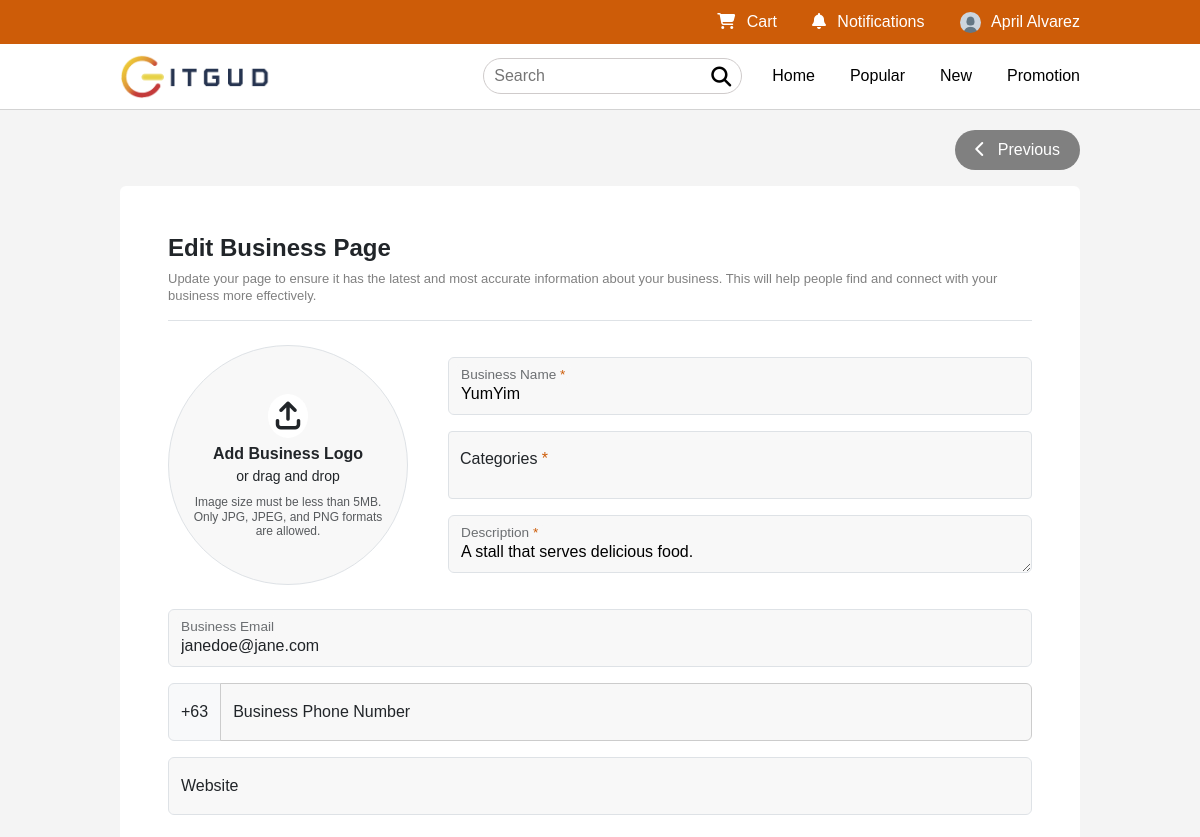
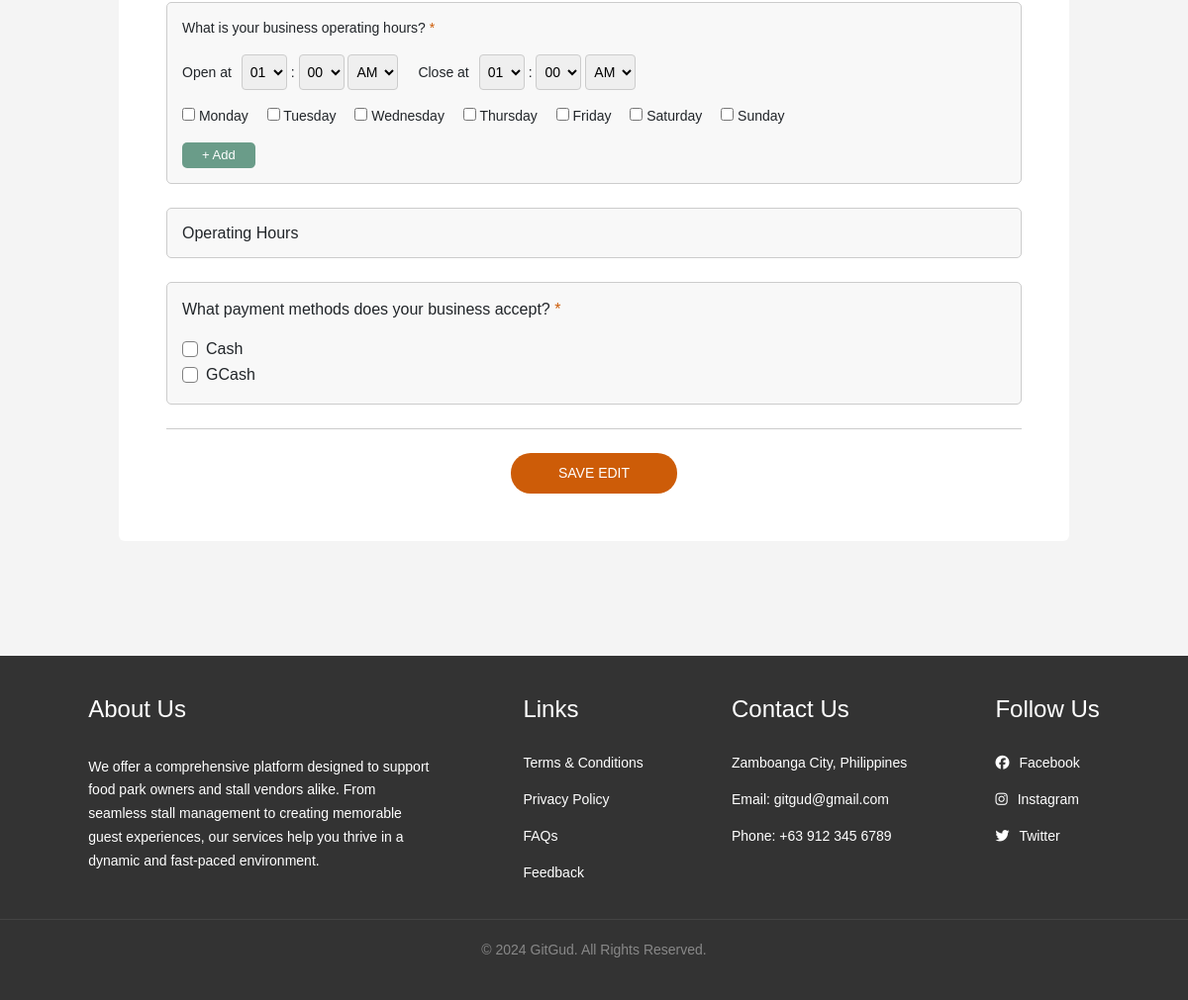
The app's page /editpage.php?id=1 (signed in) with its own data (2 pictures, top to bottom).
### tables this page shows
CREATE TABLE users (
    id INT UNSIGNED AUTO_INCREMENT PRIMARY KEY,
    last_name VARCHAR(100) NOT NULL,
    first_name VARCHAR(100) NOT NULL,
    email VARCHAR(255) UNIQUE NOT NULL,
    sex VARCHAR(10) NOT NULL,
    phone VARCHAR(20) UNIQUE NOT NULL,
    password CHAR(255) NOT NULL,
    birth_date DATE NOT NULL,
    status ENUM('Active', 'Inactive') NOT NULL DEFAULT 'Active',
    role ENUM('Customer', 'Park Owner', 'Stall Owner', 'Admin') NOT NULL DEFAULT 'Customer',
    profile_img VARCHAR(255) DEFAULT 'assets/images/profile.jpg',
    user_session VARCHAR(255) UNIQUE,
    created_at TIMESTAMP DEFAULT CURRENT_TIMESTAMP,
    updated_at TIMESTAMP DEFAULT CURRENT_TIMESTAMP ON UPDATE CURRENT_TIMESTAMP
);

CREATE TABLE stalls (
    id INT UNSIGNED AUTO_INCREMENT PRIMARY KEY,
    user_id INT UNSIGNED NOT NULL,
    park_id INT UNSIGNED NOT NULL,
    name VARCHAR(100) NOT NULL,
    description TEXT,
    location VARCHAR(50),
    img VARCHAR(255),
    owner_name VARCHAR(100),
    contact_number VARCHAR(20),
    email VARCHAR(100),
    opening_time TIME,
    closing_time TIME,
    price_range DECIMAL(10, 2) NOT NULL,
    status ENUM('Open', 'Closed', 'Maintenance', 'Pending Approval') NOT NULL DEFAULT 'Pending Approval',
    created_at TIMESTAMP DEFAULT CURRENT_TIMESTAMP,
    updated_at TIMESTAMP DEFAULT CURRENT_TIMESTAMP ON UPDATE CURRENT_TIMESTAMP,
    FOREIGN KEY (park_id) REFERENCES parks(id) ON DELETE CASCADE,
    FOREIGN KEY (user_id) REFERENCES users(id) ON DELETE CASCADE
);

### classes/db.class.php (called while the page is built, shortened)
<?php
require_once 'db.php';
class User {
    protected $db;
    function __construct(){
        $this->db = new Database();
    }
    public function getUser($user_id){
        $sql = "SELECT * FROM users WHERE id = :id;";
        $query = $this->db->connect()->prepare($sql);
        $query->execute(array(
            ':id' => $user_id
        ));
        $user = $query->fetch();
        $name = $user['first_name'] . ' ' . $user['last_name'];
        $info = [
            'id' => $user['id'],
            'email' => $user['email'],
            'role' => $user['role'],
            'first_name' => $user['first_name'],
            'last_name' => $user['last_name'],
            'full_name' => $name,
            'phone' => $user['phone'],
            'birth_date' => $user['birth_date'],
            'sex' => $user['sex'],
            'profile_img' => $user['profile_img'],
            'user_session' => $user['user_session']
        ];
        return $info;
    }
}

### classes/db.php (called while the page is built, shortened)
<?php
class Database {
    private $host = "localhost";
    private $db_name = "gitgud";
    private $username = "root";
    private $password = "";
    function connect() {
        try {
            $this->conn = new PDO("mysql:host=".$this->host.";dbname=".$this->db_name, $this->username, $this->password);
            return $this->conn;
        } catch (PDOException $e) {
            echo "Connection failed: " . $e->getMessage();
            return null;
        }
    }
}

### classes/park.class.php (called while the page is built, shortened)
<?php
require_once 'db.php';
class Park {
    protected $db;
    function __construct(){
        $this->db = new Database();
    }
    function fetchRecord($recordID) {
        $sql = "
            SELECT
                stalls.*,
                GROUP_CONCAT(DISTINCT stall_categories.name SEPARATOR ', ') AS categories,
                GROUP_CONCAT(DISTINCT stall_payment_methods.method SEPARATOR ', ') AS payment_methods,
                GROUP_CONCAT(DISTINCT CONCAT(stall_operating_hours.days, ' ', stall_operating_hours.open_time, ' - ', stall_operating_hours.close_time) SEPARATOR '; ') AS operating_hours
            FROM stalls
            LEFT JOIN stall_categories ON stalls.id = stall_categories.stall_id
            LEFT JOIN stall_payment_methods ON stalls.id = stall_payment_methods.stall_id
            LEFT JOIN stall_operating_hours ON stalls.id = stall_operating_hours.stall_id
            WHERE stalls.id = :recordID
            GROUP BY stalls.id;
        ";
        $query = $this->db->connect()->prepare($sql);
        $query->bindParam(':recordID', $recordID);
        if ($query->execute()) {
            return $query->fetch(PDO::FETCH_ASSOC);
        }
        return [];
    }
}

### editpage.php (the view, shortened to what this page needs)
<?php
    include_once 'links.php';
    include_once 'header.php';
    include_once 'bootstrap.php';
    $stalllogo = $businessname = $description = $businessemail = $businessphonenumber = $website = '';
    if ($_SERVER['REQUEST_METHOD'] == 'GET') {
        if (isset($_GET['id'])) {
            $id = $_GET['id'];
            $record = $parkObj->fetchRecord($id);
            if (!empty($record)) {
                $stalllogo = $record['logo'];
                $businessname = $record['name'];
                $description = $record['description'];
                $businessemail = $record['email'];
                $businessphonenumber = $record['phone'];
                $website = $record['website'];
                $paymentMethods = explode(", ", $record['payment_methods']);
            }
        }
    }
?>
<link rel="stylesheet" href="assets/css/styles.css?v=<?php echo time(); ?>">
<main>
    <div class="d-flex justify-content-end">
        <button class="addpro mb-3 prev" onclick="window.location.href='stallpage.php';"><i class="fa-solid fa-chevron-left me-2"></i> Previous</button>
    </div>
    <form action="" class="srform rounded-2 bg-white p-5" method="POST" enctype="multipart/form-data">
        <div class="pagehead mb-4 border-bottom">
            <div>
                <h4 class="fw-bold m-0">Edit Business Page</h4>
            </div>
            <p class="par mt-2">Update your page to ensure it has the latest and most accurate information about your business. This will help people find and connect with your business more effectively.</p>
        </div>
        <div class="d-flex gap-3 align-items-center">
            <div class="logo px-4 py-5 text-center border flex-shrink-0" id="logoContainer"
                onclick="document.getElementById('stalllogo').click();"
                style="background-size: cover; background-position: center; <?= !empty($stalllogo) ? 'background-image: url(\'' . $stalllogo . '\');' : '' ?>">
                <?php if (empty($stalllogo)) : ?>
                    <i class="fa-solid fa-arrow-up-from-bracket fs-3 p-2 mb-1"></i><br>
                    <label for="stalllogo" class="fw-bold m-0 fs-6">Add Business Logo</label><br>
                    <p class="small mb-2">or drag and drop</p>
                    <span class="text-muted logorem">Image size must be less than 5MB. Only JPG, JPEG, and PNG formats are allowed.</span>
                <?php endif; ?>
            </div>
            <div class="flex-grow-1 ms-4">
                <div class="form-floating mb-3">
                    <input type="text" class="form-control" style="color: black;" id="businessname" name="businessname" placeholder="Business Name" value="<?= $businessname ?>">
                    <label for="businessname">Business Name <span style="color: #CD5C08;">*</span></label>
                </div>
                <div class="form-group m-0 select2Part select2multiple w-100 floating-group">
                    <label class="floating-label">Categories <span style="color: #CD5C08;">*</span></label>
                </div>
                <div class="form-floating mt-3">
                    <textarea class="form-control" style="color: black;" placeholder="Description" id="description" name="description"><?= $description ?></textarea>
                    <label for="description">Description <span style="color: #CD5C08;">*</span></label>
                </div>
            </div>
        </div>
        <div class="contact mt-4">
            <div class="form-floating mb-3">
                <input type="text" class="form-control" id="businessemail" name="businessemail" placeholder="Business Email" value="<?= $businessemail ?>">
                <label for="businessemail">Business Email</label>
            </div>
            <div class="input-group mb-3 mt-0">
                <span class="input-group-text">+63</span>
                <div class="form-floating flex-grow-1">
                    <input type="text" class="form-control" id="businessphonenumber" name="businessphonenumber" placeholder="Business Phone Number" value="<?= $businessphonenumber ?>">
                    <label for="businessphonenumber">Business Phone Number</label>
                </div>
            </div>
            <div class="form-floating mb-4">
                <input type="text" class="form-control" id="website" name="website" placeholder="Website" value="<?= $website ?>">
                <label for="website">Website</label>
            </div>
        </div>
        <div class="operatinghours">
            <div class="add-schedule mb-4 small">
                <label class="mb-3">What is your business operating hours? <span style="color: #CD5C08;">*</span></label>
                <div id="timeForm">
                    <div class="oh">
                        <div class="och mb-3">
                            <label>Open at</label>
                            <div>
                                <select name="open_hour" id="open_hour">
                                    <script>
                                        for (let i = 1; i <= 12; i++) {
                                            document.write(`<option value="${i}">${String(i).padStart(2, '0')}</option>`);
                                        }
                                    </script>
                                </select>
                                :
                                <select name="open_minute" id="open_minute">
                                    <script>
                                        for (let i = 0; i < 60; i++) {
                                            document.write(`<option value="${i}">${String(i).padStart(2, '0')}</option>`);
                                        }
                                    </script>
                                </select>
                                <select name="open_ampm" id="open_ampm">
                                    <option value="AM">AM</option>
                                </select>
                            </div>
                        </div>
                        <div class="och mb-3">
                            <label>Close at</label>
                            <div>
                                <select name="close_hour" id="close_hour">
                                    <script>
                                        for (let i = 1; i <= 12; i++) {
                                            document.write(`<option value="${i}">${String(i).padStart(2, '0')}</option>`);
                                        }
                                    </script>
                                </select>
                                :
                                <select name="close_minute" id="close_minute">
                                    <script>
                                        for (let i = 0; i < 60; i++) {
                                            document.write(`<option value="${i}">${String(i).padStart(2, '0')}</option>`);
                                        }
                                    </script>
                                </select>
                                <select name="close_ampm" id="close_ampm">
                                    <option value="AM">AM</option>
                                </select>
                            </div>
                        </div>
                    </div>
                    <div class="day-checkboxes mb-2">
                        <label><input type="checkbox" name="days" value="Monday"> Monday</label>
                        <label><input type="checkbox" name="days" value="Tuesday"> Tuesday</label>
                        <label><input type="checkbox" name="days" value="Wednesday"> Wednesday</label>
                        <label><input type="checkbox" name="days" value="Thursday"> Thursday</label>
                        <label><input type="checkbox" name="days" value="Friday"> Friday</label>
                        <label><input type="checkbox" name="days" value="Saturday"> Saturday</label>
                        <label><input type="checkbox" name="days" value="Sunday"> Sunday</label>
                    </div>
                    <button type="button" class="add-hours-btn mt-2" onclick="addOperatingHours()">+ Add</button>
                </div>
            </div>
            <div class="schedule-list small">
                <h6>Operating Hours</h6>
            </div>
        </div>
        <div class="paymentmethod mt-4">
            <div class="add-schedule">
                <label for="" class="mb-3">What payment methods does your business accept? <span style="color: #CD5C08;">*</span></label>
                <div class="form-check">
                    <input class="form-check-input" type="checkbox" name="payment_methods[]" value="Cash" id="flexCheckCash" <?= in_array('Cash', $paymentMethods) ? 'checked' : '' ?>>
                    <label class="form-check-label" for="flexCheckCash">Cash</label>
                </div>
                <div class="form-check">
                    <input class="form-check-input" type="checkbox" name="payment_methods[]" value="GCash" id="flexCheckGcash" <?= in_array('GCash', $paymentMethods) ? 'checked' : '' ?>>
                    <label class="form-check-label" for="flexCheckGcash">GCash</label>
                </div>
            </div>
        </div>
        <div class="text-center pt-4 mt-4 createpage">
            <button type="submit" class="btn btn-primary send px-5">SAVE EDIT</button>
        </div>
    </form>
    <br><br><br><br>
</main>
<?php
    include_once 'footer.php';
?>

### header.php (shortened to what this page needs)
<?php
include_once 'links.php';
require_once __DIR__ . '/classes/db.class.php';
require_once __DIR__ . '/classes/park.class.php';
$user = null;
if (isset($_SESSION['user'])) {
    $user_id = $_SESSION['user']['id'];
    $userObj = new User();
    $parkObj = new Park();
    $user = $userObj->getUser($user_id);
}
?>
<nav>
    <div class="top position-relative">
        <ul>
            <?php if ($user): ?>
                <li><a href="cart.php"><i class="fa-solid fa-cart-shopping"></i> Cart</a></li>
                <li><a href="notification.php"><i class="fa-solid fa-bell"></i> Notifications</a></li>
                <li>
                    <div class="dropdown">
                        <a href="javascript:void(0)" onclick="toggleDropdown()">
                            <img src="<?php echo $user['profile_img'] ?? 'assets/images/profile.jpg'; ?>" alt="Profile Image">
                            <span><?php echo $user['full_name']; ?></span>
                        </a>
                    </div>
                </li>
            <?php else: ?>
                <li><a href="signin.php">Sign In</a></li>
                <span style="color:white;">|</span>
                <li><a href="signup.php">Sign Up</a></li>
            <?php endif; ?>
        </ul>
    </div>
    <div class="bottom">
        <a href="index.php">
            <img src="assets/images/logo.png" alt="">
        </a>
        <div>
            <form action="#" method="get">
                <input type="text" name="search" placeholder="Search">
                <button type="submit"><i class="fas fa-search fa-lg"></i></button>
            </form>
            <ul class="headnav">
                <li><a href="park.php">Home</a></li>
                <li><a href="popular.php">Popular</a></li>
                <li><a href="new.php">New</a></li>
                <li><a href="promotion.php">Promotion</a></li>
            </ul>
        </div>
    </div>
</nav>

### records on screen
users: profile_img (placeholder picture)
stalls: businessname "YumYim", description "A stall that serves delicious food.", businessemail "janedoe@jane.com"

### other values on screen
$user['full_name'] "April Alvarez"
